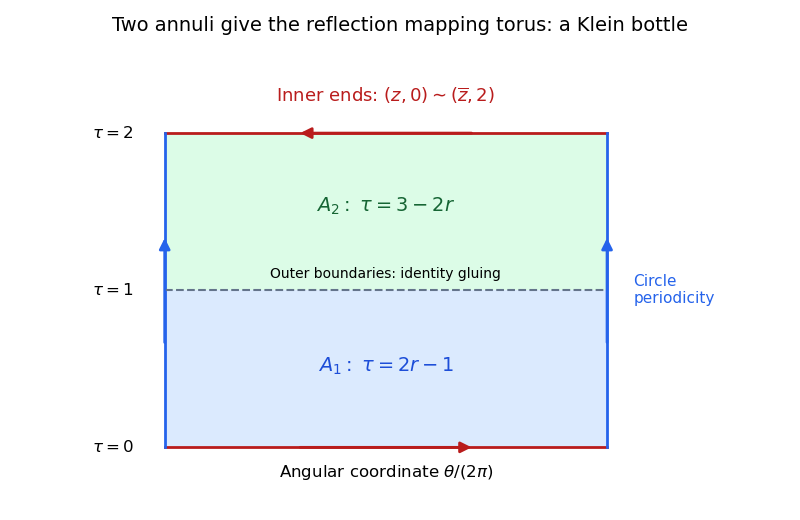

Source code (Python):
"""Generate 2017-reflected-annulus-gluing.png in the current directory."""
import matplotlib
matplotlib.use("Agg")
import matplotlib.pyplot as plt
from matplotlib.patches import Rectangle


def main():
    fig,ax=plt.subplots(figsize=(8,5.2),dpi=100,facecolor="white")
    ax.add_patch(Rectangle((0,0),1,1,facecolor="#dbeafe",edgecolor="none"))
    ax.add_patch(Rectangle((0,1),1,1,facecolor="#dcfce7",edgecolor="none"))
    for yy in [0,2]:ax.plot([0,1],[yy,yy],color="#b91c1c",lw=2)
    for xx in [0,1]:ax.plot([xx,xx],[0,2],color="#2563eb",lw=2)
    ax.plot([0,1],[1,1],color="#64748b",lw=1.5,ls="--")
    for start,end in [((.30,0),(.70,0)),((.70,2),(.30,2))]:
        ax.annotate("",xy=end,xytext=start,arrowprops=dict(arrowstyle="-|>",color="#b91c1c",lw=2,mutation_scale=16))
    for xx in [0,1]:
        ax.annotate("",xy=(xx,1.35),xytext=(xx,.65),arrowprops=dict(arrowstyle="-|>",color="#2563eb",lw=2,mutation_scale=16))
    ax.text(.5,.48,r"$A_1:\ \tau=2r-1$",ha="center",fontsize=14,color="#1d4ed8")
    ax.text(.5,1.5,r"$A_2:\ \tau=3-2r$",ha="center",fontsize=14,color="#166534")
    ax.text(.5,1.06,"Outer boundaries: identity gluing",ha="center",va="bottom",fontsize=10)
    ax.text(-.07,0,r"$\tau=0$",ha="right",va="center",fontsize=12)
    ax.text(-.07,1,r"$\tau=1$",ha="right",va="center",fontsize=12)
    ax.text(-.07,2,r"$\tau=2$",ha="right",va="center",fontsize=12)
    ax.text(.5,2.20,r"Inner ends: $(z,0)\sim(\overline{z},2)$",ha="center",fontsize=13,color="#b91c1c")
    ax.text(.5,-.19,r"Angular coordinate $\theta/(2\pi)$",ha="center",fontsize=12)
    ax.text(1.06,1,"Circle\nperiodicity",ha="left",va="center",fontsize=11,color="#2563eb")
    ax.set(xlim=(-.30,1.40),ylim=(-.33,2.45));ax.axis("off")
    fig.suptitle("Two annuli give the reflection mapping torus: a Klein bottle",fontsize=14,y=.97)
    fig.subplots_adjust(left=.04,right=.98,top=.88,bottom=.04)
    fig.savefig("2017-reflected-annulus-gluing.png",dpi=100,facecolor="white");plt.close(fig)


if __name__=="__main__":main()
